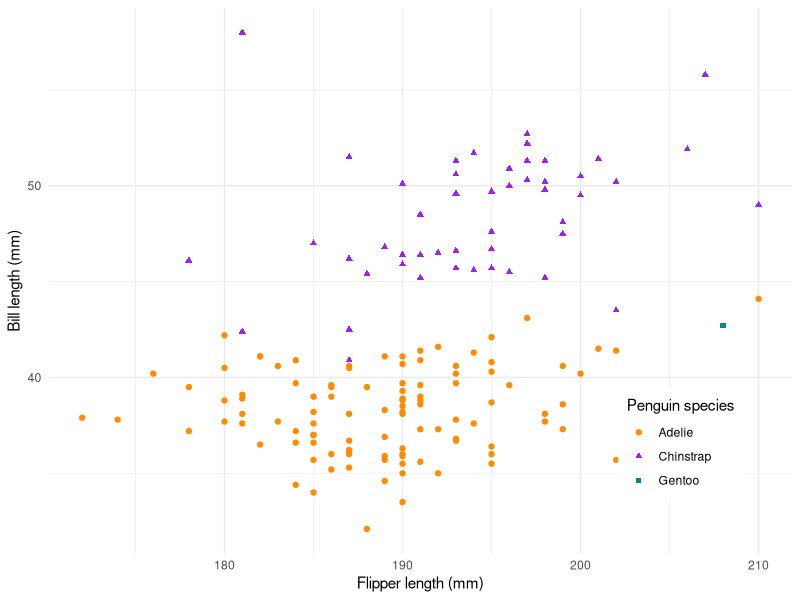

The R source for this figure: (Note: this script raises an error after producing the figure.)
# load packages ----
library(tidyverse)
library(palmerpenguins)

# filter penguin dfs for obs 
body_mass_df <- penguins |> 
  filter(body_mass_g %in% c(3000:4000))


# create scatterplot ----
ggplot(na.omit(body_mass_df), 
       aes(x = flipper_length_mm, y = bill_length_mm, 
           color = species, shape = species)) +
  geom_point() +
  scale_color_manual(values = c("Adelie" = "darkorange", "Chinstrap" = "purple", "Gentoo" = "cyan4")) +
  scale_shape_manual(values = c("Adelie" = 19, "Chinstrap" = 17, "Gentoo" = 15)) +
  labs(x = "Flipper length (mm)", y = "Bill length (mm)", 
       color = "Penguin species", shape = "Penguin species") +
  guides(color = guide_legend(position = "inside"),
         size = guide_legend(position = "inside")) +
  theme_minimal() +
  theme(legend.position.inside = c(0.85, 0.2), 
        legend.background = element_rect(color = "white"))

ouput$penguin